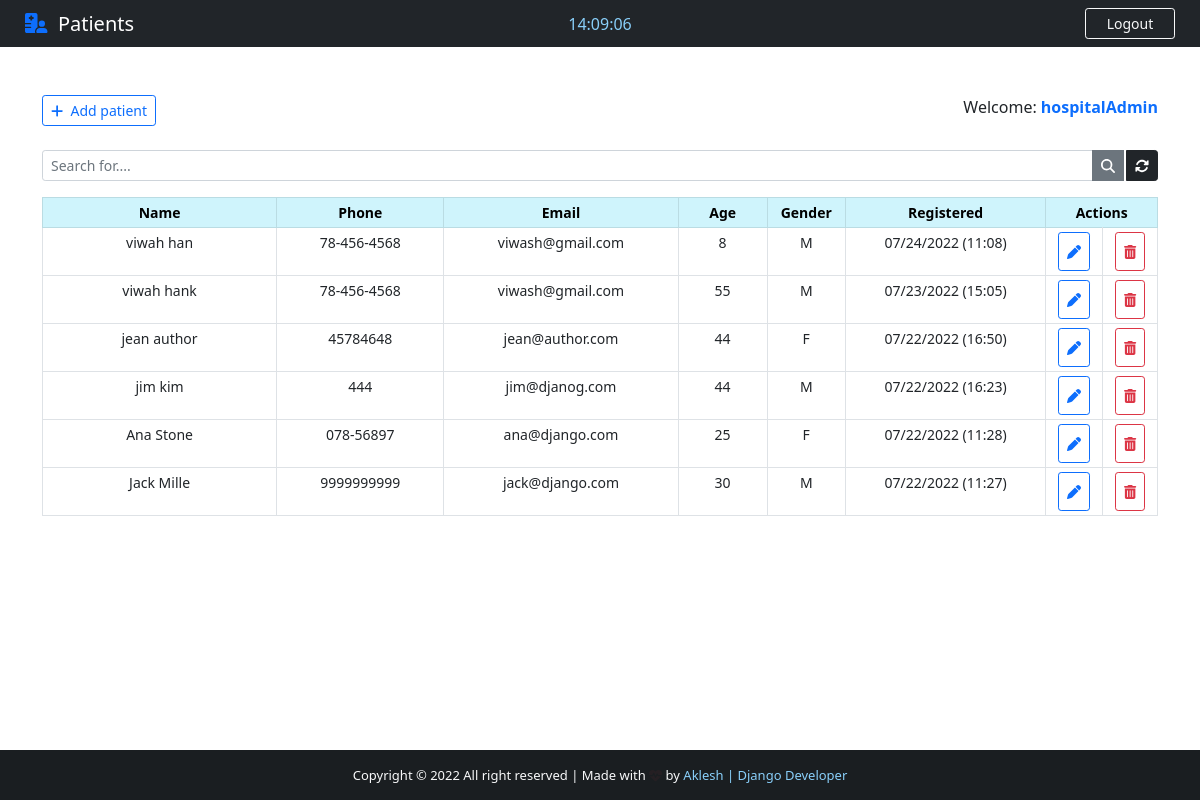
The app's page /backend/ (signed in) with its own data.
### App/models.py (models this page shows, shortened)
class Patient(models.Model):
    Gender = (
        ('M','M'),
        ('F','F')
    )
    id = models.IntegerField(primary_key=True)
    name = models.CharField(max_length=50)
    phone = models.CharField(max_length=10)
    email = models.CharField(max_length=20)
    age = models.CharField(max_length=3)
    gender = models.CharField(max_length=1, null=True, choices=Gender)
    note = models.TextField(blank=True)
    created_at = models.DateTimeField(auto_now_add=True)

### App/views.py (the view)
# urls.py: path('backend/', views.backend, name='backend'),
@cache_control(no_cache = True, must_revalidate = True, no_store = True)
@login_required(login_url=('login'))
def backend(request):
    if 'q' in request.GET:
        q = request.GET['q']
        all_patient_list = Patient.objects.filter(
            Q(name__icontains=q) | Q(phone__icontains=q) | Q(email__icontains=q) | Q(age__icontains=q) | Q(gender__icontains=q) | Q(note__icontains=q)
        ).order_by('-created_at')
    else:
        all_patient_list = Patient.objects.all().order_by('-created_at')
    paginator = Paginator(all_patient_list, 9)
    page = request.GET.get('page')
    all_patient = paginator.get_page(page)
    return render(request, "backend.html", {'patients':all_patient})

### App/templates/backend.html (shortened to what this page needs)
{% extends 'base.html' %}
{% block nav-content%}
<i class="fas fa-hospital-user text-primary"></i>&nbsp;&nbsp;Patients
{% endblock nav-content%}
{% block time %}
    <div class="col-sm">
        <center>
            <span id="clock" style="color: #89cffa"></span>
        </center>
    </div>
{% endblock time %}
{% block btn-nav %}
<a href="{% url 'logout' %}" class="btn btn-outline-danger btn-sm border-light text-light" id="btn-nav">Logout</a>
{% endblock btn-nav %}
{% block footer-style %}
    style="color: #89cffa; text-decoration:none"
{% endblock footer-style %}
{% block content %}
<div class="container">
    <br><br>
    <div class="d-flex justify-content-between">
        <a href="{% url 'add_patient' %}" class="btn btn-outline-primary btn-sm"><i class="fas fa-plus"></i>&nbsp; Add patient</a>
        <span>
            Welcome: <strong><span class="text-primary">{{ user.get_username }}</span></strong>
        </span>
    </div>
    <form action="">
        <div class="input-group input-group-sm mb-3 mt-4">
            <input type="text" name="q" class="form-control" placeholder="Search for...." value="{{ request.GET.q }}">
            <button class="btn btn-secondary"><i class="fas fa-search"></i></button>
            <a href="{% url 'backend' %}" class="btn btn-dark" style="margin-left: 2px;"><i class="fas fa-sync-alt"></i></a>
        </div>
    </form>
    <center>
        <table class="table table-bordered table-sm" style="text-align: center; font-size: 14px">
            <thead class="table-info">
                <tr>
                    <th style="width: 21%;">Name</th>
                    <th style="width: 15%;">Phone</th>
                    <th style="width: 21%;">Email</th>
                    <th style="width: 8%;">Age</th>
                    <th style="width: 7%;">Gender</th>
                    <th style="width: 18%;">Registered</th>
                    <th style="width: 10%;" colspan="2">Actions</th>
                </tr>
            </thead>
            <tbody class="table table-striped">
                {% for patient in patients %}
                <tr id="chk_id">
                    <td>{{patient.name}}</td>
                    <td>{{patient.phone}}</td>
                    <td>{{patient.email}}</td>
                    <td>{{patient.age}}</td>
                    <td>{{patient.gender}}</td>
                    <td>{{patient.created_at | date:'m/d/Y (H:i)' }}</td>
                    <td>
                        <a href="/patient/ {{ patient.id }}" title="Edit" class="btn btn-outline-primary btn-sm"><i class="fas fa-pen"></i></a>
                    </td>
                    <td>
                        <a href="/delete_patient/ {{ patient.id }}" title="Delete" class="btn btn-outline-danger btn-sm"><i class="fas fa-trash-alt"></i></a>
                    </td>
                </tr>
                {% endfor %}
            </tbody>
        </table>
    </center>
</div>
{% endblock content %}

### App/templates/base.html (shortened to what this page needs)
{% load static %}
<!DOCTYPE html>
<html lang="en">
<head>
    <link href={% static "css/style.css" %} rel="stylesheet">
    <link href="https://cdn.jsdelivr.net/npm/bootstrap@5.0.2/dist/css/bootstrap.min.css" rel="stylesheet">
    <link rel="stylesheet" type="text/css" href="{% static 'css/all.css' %}">
</head>
<body>
    <div class="wrapper">
        <header>
            <nav class="navbar navbar-expand-lg navbar-dark bg-dark">
                <div class="col-sm">
                    <a class="navbar-brand flex-grow-1" style="text-align:center; color:#fff; margin-left: 25px">
                        {% block nav-content%}{% endblock nav-content%}
                    </a>
                </div>
                {% block time %} {% endblock time %}
                <div class="col-sm">
                    {% block btn-nav %}{% endblock btn-nav %}
                </div>
            </nav>
        </header>
        {% block content %} {% endblock content %}
    </div>
    <footer class="bg-dark text-center text-lg-start text-light" id="footer">
        <div class="text-center p-3" style="background-color:rgba(0, 0, 0, 0.2);">
            Copyright &copy; {% now "Y" %} <span>All right reserved</span> | Made with
            <i class="text-danger fas fa-heartbeat blink_me" style="font: size 15px;"></i> by
            <a href="#" target="_blank" {% block footer-style %} style="color: #0dcaf0; text-decoration:none" {% endblock footer-style %}>Aklesh | Django Developer</a>
        </div>
    </footer>
</body>
</html>

### App/static/css/style.css (style rules this page uses)
html, body { height: 100%; margin: 0; max-width: 100%; overflow: hidden; }
#btn-nav { width: 90px; float: right; margin-right: 25px; }
.wrapper { min-height: 100%; margin-bottom: -50px; }
#footer, .push { height: 50px; font-size: 13px; }

### records on screen
Patient: name "viwah han", phone "78-456-4568", email "viwash@gmail.com", age "8", gender "M", created_at "07/24/2022 (11:08)"
Patient: name "viwah hank", phone "78-456-4568", email "viwash@gmail.com", age "55", gender "M", created_at "07/23/2022 (15:05)"
Patient: name "jean author", phone "45784648", email "jean@author.com", age "44", gender "F", created_at "07/22/2022 (16:50)"
Patient: name "jim kim", phone "444", email "jim@djanog.com", age "44", gender "M", created_at "07/22/2022 (16:23)"
Patient: name "Ana Stone", phone "078-56897", email "ana@django.com", age "25", gender "F", created_at "07/22/2022 (11:28)"
Patient: name "Jack Mille", phone "9999999999", email "jack@django.com", age "30", gender "M", created_at "07/22/2022 (11:27)"

### other values on screen
{{ user.get_username }} "hospitalAdmin"
